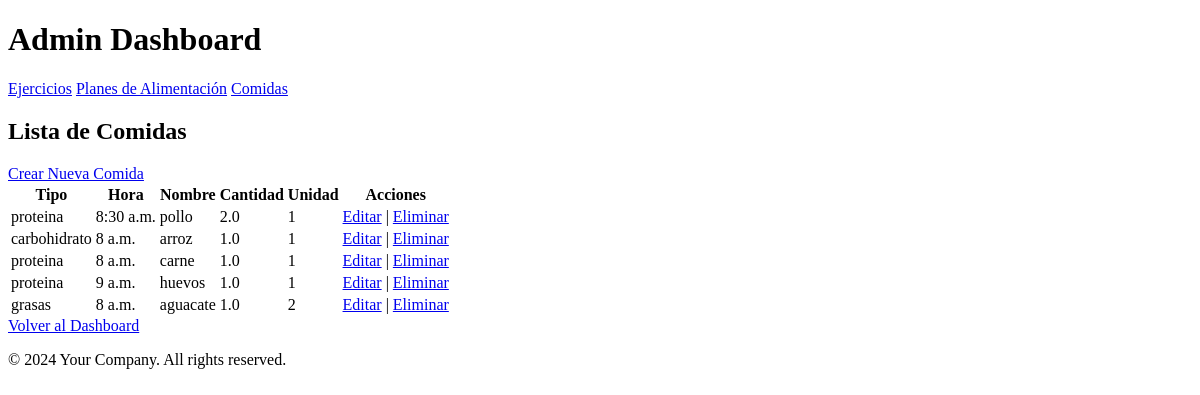
The app's page /comidas/ (signed in), older data.
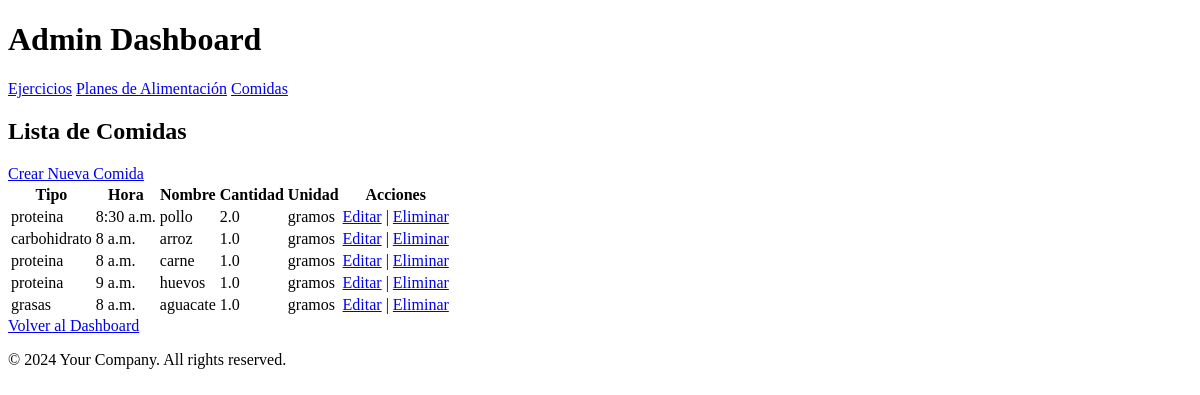
The same page, newer data.
### accounts/models.py (models this page shows, shortened)
class Comida(models.Model):
    tipo = models.CharField(max_length=50)
    hora = models.TimeField()
    nombre = models.CharField(max_length=100)  # Detalle del alimento
    cantidad = models.FloatField()
    unidad = models.CharField(max_length=20)

### accounts/views.py (the view)
# urls.py: path('comidas/', views.comida_list, name='comida_list'),
@login_required
@superadmin_required
def comida_list(request):
    comidas = Comida.objects.all()
    return render(request, 'accounts/comida_list.html', {'comidas': comidas})

### accounts/templates/accounts/comida_list.html
{% extends "accounts/base.html" %} {% block content %}
<h2>Lista de Comidas</h2>
<a href="{% url 'create_comida' %}">Crear Nueva Comida</a>
<table>
  <thead>
    <tr>
      <th>Tipo</th>
      <th>Hora</th>
      <th>Nombre</th>
      <th>Cantidad</th>
      <th>Unidad</th>
      <th>Acciones</th>
    </tr>
  </thead>
  <tbody>
    {% for comida in comidas %}
    <tr>
      <td>{{ comida.tipo }}</td>
      <td>{{ comida.hora }}</td>
      <td>{{ comida.nombre }}</td>
      <td>{{ comida.cantidad }}</td>
      <td>{{ comida.unidad }}</td>
      <td>
        <a href="{% url 'update_comida' comida.pk %}">Editar</a> |
        <a href="{% url 'delete_comida' comida.pk %}">Eliminar</a>
      </td>
    </tr>
    {% endfor %}
  </tbody>
</table>
<a href="{% url 'admin_dashboard' %}">Volver al Dashboard</a>
{% endblock %}

Row changes from the older to the newer data that the page shows:
changed Comida "pollo": unidad "1" → "gramos"
changed Comida "carbohidrato": unidad "1" → "gramos"
changed Comida "carne": unidad "1" → "gramos"
changed Comida "huevos": unidad "1" → "gramos"
changed Comida "grasas": unidad "2" → "gramos"
